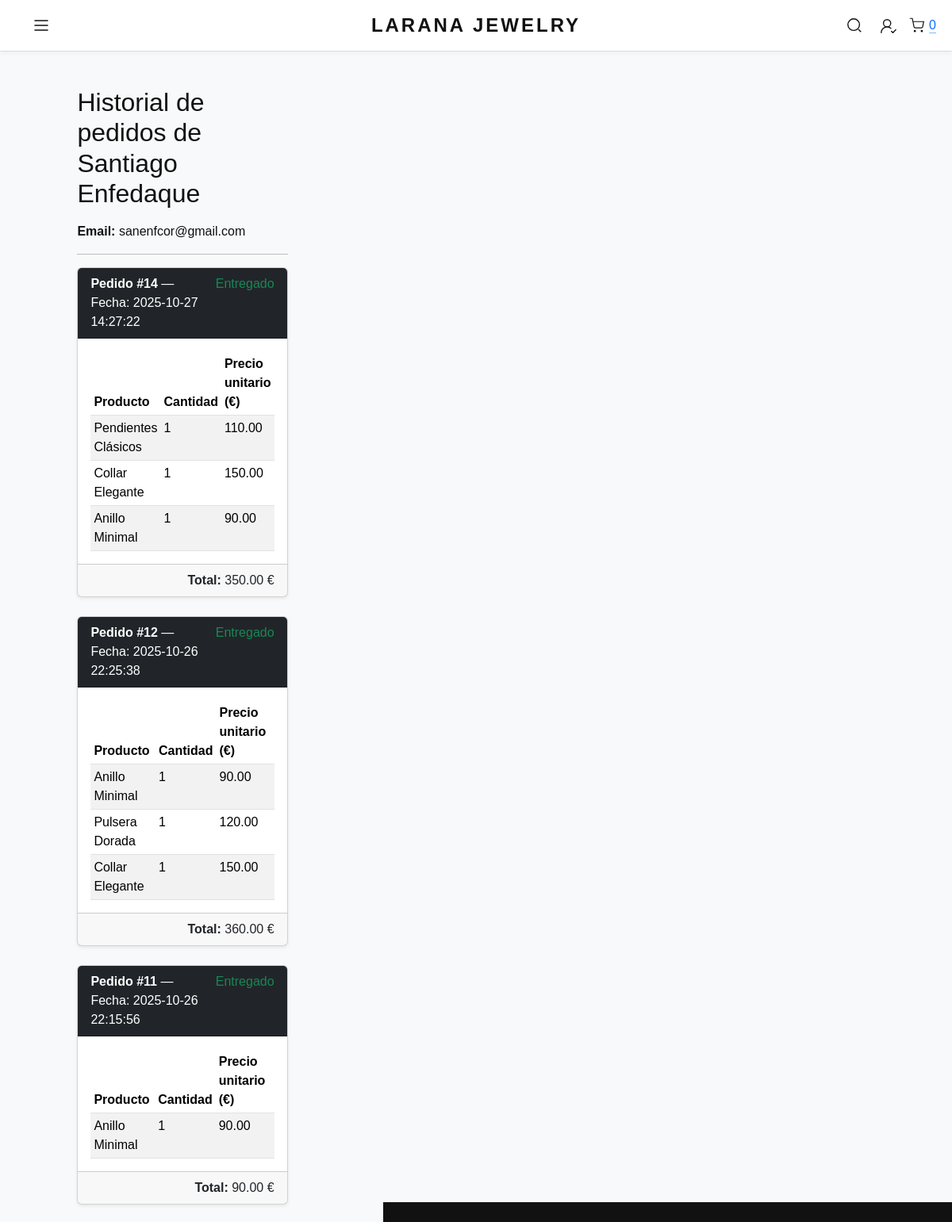
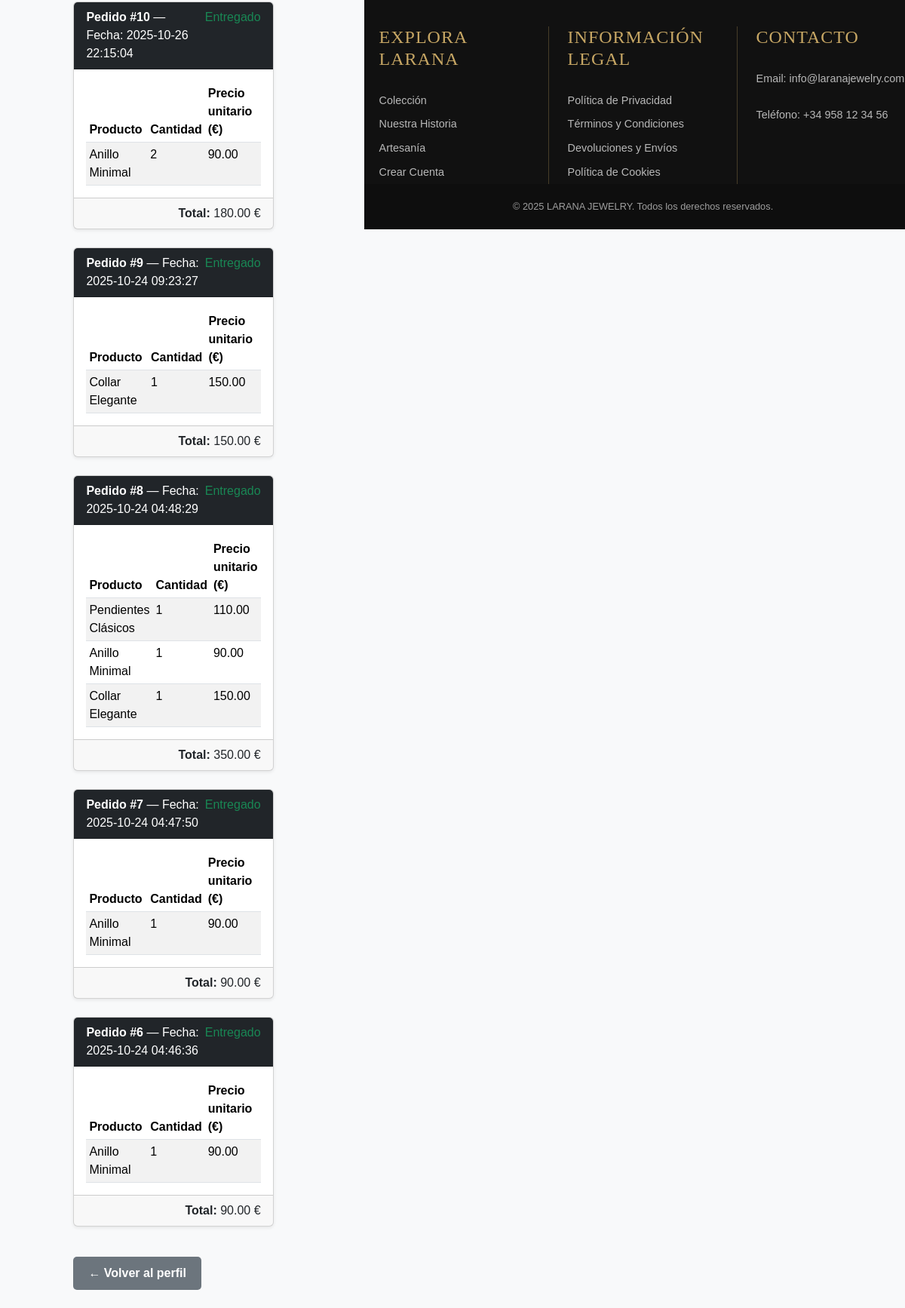
/tienda_login_php/ver_historial.php?id=2 (signed in), run on the app's committed database (2 pictures, top to bottom).
### tables this page shows
CREATE TABLE `usuarios` (
  `id` int(11) NOT NULL,
  `nombre` varchar(100) NOT NULL,
  `apellido` varchar(100) NOT NULL,
  `email` varchar(255) NOT NULL,
  `password` varchar(255) NOT NULL,
  `telefono` varchar(20) NOT NULL,
  `direccion` varchar(255) NOT NULL,
  `acepta_terminos` tinyint(1) NOT NULL DEFAULT 0,
  `fecha_registro` timestamp NOT NULL DEFAULT current_timestamp(),
  `admin` tinyint(1) NOT NULL DEFAULT 0
);

CREATE TABLE `detalle_pedidos` (
  `id` int(11) NOT NULL,
  `pedido_id` int(11) NOT NULL,
  `producto_id` int(11) NOT NULL,
  `cantidad` int(11) NOT NULL,
  `precio` decimal(10,2) NOT NULL
);

CREATE TABLE `pedidos` (
  `id` int(11) NOT NULL,
  `usuario_id` int(11) NOT NULL,
  `fecha` datetime DEFAULT current_timestamp(),
  `total` decimal(10,2) NOT NULL,
  `estado` enum('pendiente','entregado') DEFAULT 'pendiente'
);

CREATE TABLE `productos` (
  `id` int(11) NOT NULL,
  `nombre` varchar(100) NOT NULL,
  `descripcion` text DEFAULT NULL,
  `precio` decimal(10,2) NOT NULL,
  `stock` int(11) DEFAULT 0,
  `imagen` varchar(255) DEFAULT NULL,
  `categoria` varchar(50) DEFAULT NULL,
  `fecha_creacion` timestamp NULL DEFAULT current_timestamp()
);

### tienda_login_php/ver_historial.php (the view, shortened to what this page needs)
<?php
require_once "db_connect.php";
$id_usuario = intval($_GET['id']);
$stmtUsuario = $conn->prepare("SELECT nombre, apellido, email FROM usuarios WHERE id = :id");
$stmtUsuario->execute([':id' => $id_usuario]);
$stmt = $conn->prepare("
    SELECT
        p.id AS pedido_id,
        p.fecha,
        p.total,
        p.estado,
        dp.cantidad,
        dp.precio,
        pr.nombre AS producto_nombre
    FROM pedidos p
    JOIN detalle_pedidos dp ON dp.pedido_id = p.id
    JOIN productos pr ON dp.producto_id = pr.id
    WHERE p.usuario_id = :id
    ORDER BY p.fecha DESC
");
$stmt->execute([':id' => $id_usuario]);
$pedidos = $stmt->fetchAll(PDO::FETCH_ASSOC);
include __DIR__ . '/../includes/header.php';
?>
<body class="bg-light">
    <div class="container py-4">
        <h2 class="mb-3">
            Historial de pedidos de <?= htmlspecialchars($usuario['nombre'] . ' ' . $usuario['apellido']) ?>
        </h2>
        <p><strong>Email:</strong> <?= htmlspecialchars($usuario['email']) ?></p>
        <hr>
        <?php if (empty($pedidos)): ?>
            <div class="alert alert-info">Este usuario no tiene pedidos registrados.</div>
        <?php else: ?>
            <?php
            $pedidoActual = 0;
            foreach ($pedidos as $detalle):
                $fechaPedido = new DateTime($detalle['fecha']);
                $hoy = new DateTime();
                $diff = $fechaPedido->diff($hoy)->days;
                if ($diff < 2) {
                    $estadoTexto = "Sin entregar";
                    $estadoClase = "text-warning";
                } else {
                    $estadoTexto = "Entregado";
                    $estadoClase = "text-success";
                }
                if ($pedidoActual !== $detalle['pedido_id']):
                    if ($pedidoActual !== 0) {
                        echo "
                                    </tbody>
                                </table>
                            </div>
                            <div class='card-footer text-end'>
                                <strong>Total:</strong> " . number_format($totalActual, 2) . " €
                            </div>
                        </div>";
                    }
                    $pedidoActual = $detalle['pedido_id'];
                    $totalActual = $detalle['total'];
                    ?>
                    <div class="card mb-4 shadow-sm">
                        <div class="card-header bg-dark text-white d-flex justify-content-between">
                            <span><strong>Pedido #<?= $detalle['pedido_id'] ?></strong> — Fecha: <?= $detalle['fecha'] ?></span>
                            <span class="<?= $estadoClase ?>">
                                <?= $estadoTexto ?>
                            </span>
                        </div>
                        <div class="card-body">
                            <table class="table table-sm table-striped mb-0">
                                <thead>
                                    <tr>
                                        <th>Producto</th>
                                        <th>Cantidad</th>
                                        <th>Precio unitario (€)</th>
                                    </tr>
                                </thead>
                                <tbody>
                <?php endif; ?>
                <tr>
                    <td><?= htmlspecialchars($detalle['producto_nombre']) ?></td>
                    <td><?= $detalle['cantidad'] ?></td>
                    <td><?= number_format($detalle['precio'], 2) ?></td>
                </tr>
            <?php endforeach; ?>
            </tbody>
            </table>
            </div>
            <div class="card-footer text-end">
                <strong>Total:</strong> <?= number_format($totalActual, 2) ?> €
            </div>
            </div>
        <?php endif; ?>
        <a href="./perfil.php" class="btn btn-secondary mt-3">← Volver al perfil</a>
    </div>
<?php include __DIR__ . '/../includes/footer.php'; ?>

### style.css (style rules this page uses)
:root { --negro:#111; --dorado:#c6a664; --dorado-osc:#b38f53; --gris:#fafafa; --beige:#f8f4ef; --borde:#eaeaea; --max:1200px; }
* { box-sizing: border-box; }
html,body { margin:0; padding:0; }
body { font-family:'Karla',sans-serif; color:var(--negro); background:#fff; overflow-x:hidden; }
.container { width:100%; max-width:var(--max); padding:0 10%; margin:0 auto; }
body { padding-top: 86px; }
.btn { padding: 10px 20px; border: none; border-radius: 5px; cursor: pointer; text-decoration: none; font-weight: bold; transition: background-color 0.3s, transform 0.2s; display: inline-block; text-align: center; }
.btn-secondary { background-color: #6c757d; color: white; }
:root { --font-heading: 'Times New Roman', Times, serif; --font-body: 'Arial', Helvetica, sans-serif; --dorado: #c6a664; --negro: #222222; --gris-oscuro: #444444; --blanco: #ffffff; --gris-claro: #fafafa; --borde-sutil: #dddddd; }

### tienda_login_php/styles.css (style rules this page uses)
:root { --negro: #111; --dorado: #c6a664; --dorado-osc: #b38f53; --gris: #fafafa; --beige: #f8f4ef; --borde: #eaeaea; --max: 1200px; }
* { box-sizing: border-box; margin: 0; padding: 0; }
body { font-family: 'Karla', sans-serif; color: var(--negro); background: var(--beige); display: flex; align-items: center; justify-content: center; min-height: 100vh; }

### data on the page
usuarios: nombre+apellido "Santiago Enfedaque", email "sanenfcor@gmail.com"
detalle_pedidos: pedido "14", pedido.fecha "2025-10-27 14:27:22", pedido.fecha "Entregado", producto.nombre "Pendientes Clásicos", cantidad "1", precio "110.00"
detalle_pedidos: producto.nombre "Collar Elegante", cantidad "1", precio "150.00"
detalle_pedidos: producto.nombre "Anillo Minimal", cantidad "1", precio "90.00"
detalle_pedidos: pedido "12", pedido.fecha "2025-10-26 22:25:38", pedido.fecha "Entregado", producto.nombre "Anillo Minimal", cantidad "1", precio "90.00"
pedidos: total "350.00"
detalle_pedidos: producto.nombre "Pulsera Dorada", cantidad "1", precio "120.00"
detalle_pedidos: producto.nombre "Collar Elegante", cantidad "1", precio "150.00"
detalle_pedidos: pedido "11", pedido.fecha "2025-10-26 22:15:56", pedido.fecha "Entregado", producto.nombre "Anillo Minimal", cantidad "1", precio "90.00"
pedidos: total "360.00"
detalle_pedidos: pedido "10", pedido.fecha "2025-10-26 22:15:04", pedido.fecha "Entregado", producto.nombre "Anillo Minimal", cantidad "2", precio "90.00"
pedidos: total "90.00"
detalle_pedidos: pedido "9", pedido.fecha "2025-10-24 09:23:27", pedido.fecha "Entregado", producto.nombre "Collar Elegante", cantidad "1", precio "150.00"
pedidos: total "180.00"
detalle_pedidos: pedido "8", pedido.fecha "2025-10-24 04:48:29", pedido.fecha "Entregado", producto.nombre "Pendientes Clásicos", cantidad "1", precio "110.00"
pedidos: total "150.00"
detalle_pedidos: producto.nombre "Anillo Minimal", cantidad "1", precio "90.00"
detalle_pedidos: producto.nombre "Collar Elegante", cantidad "1", precio "150.00"
detalle_pedidos: pedido "7", pedido.fecha "2025-10-24 04:47:50", pedido.fecha "Entregado", producto.nombre "Anillo Minimal", cantidad "1", precio "90.00"
pedidos: total "350.00"
detalle_pedidos: pedido "6", pedido.fecha "2025-10-24 04:46:36", pedido.fecha "Entregado", producto.nombre "Anillo Minimal", cantidad "1", precio "90.00"
pedidos: total "90.00"
pedidos: total "90.00"
